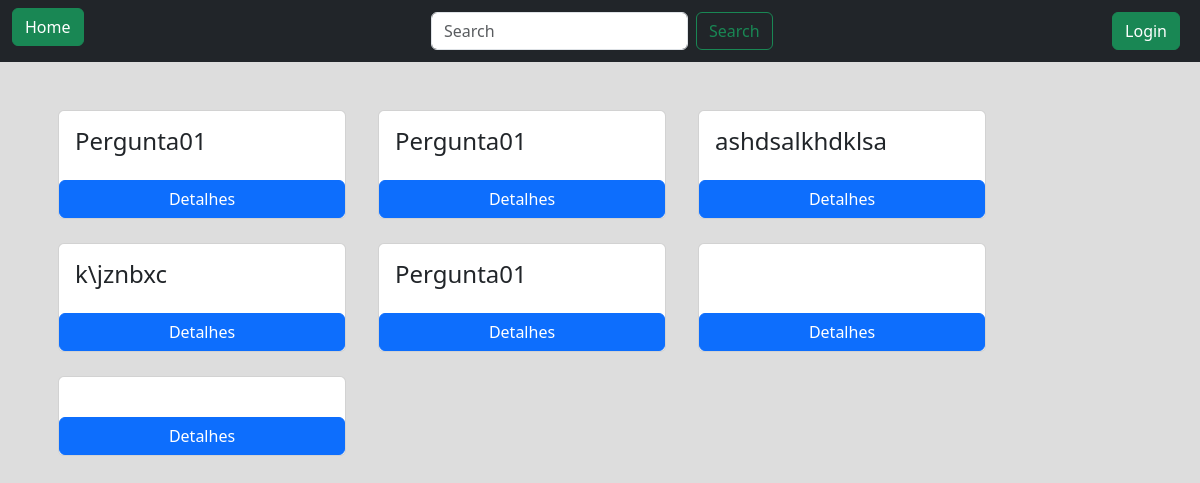
/, run on an earlier commit of the app's database.
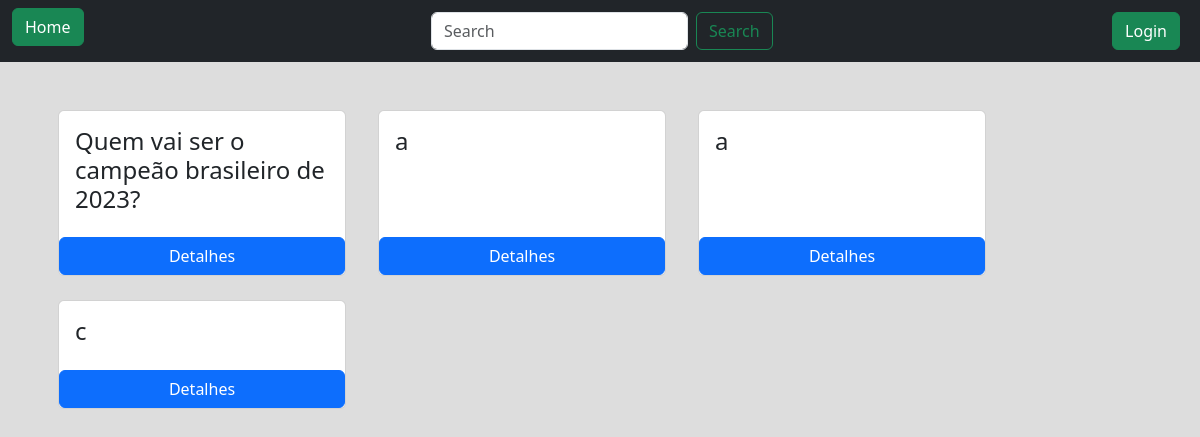
And on a later commit of the database.
### forms/models.py (models this page shows)
class Enquete(models.Model):
    pergunta = models.CharField(max_length=255)
    opcao1 = models.CharField(max_length=255)
    opcao2 = models.CharField(max_length=255)
    opcao3 = models.CharField(max_length=255)
    opcao4 = models.CharField(max_length=255)
    opcao5 = models.CharField(max_length=255)
    opcao6 = models.CharField(max_length=255)
    opcao1_resultado = models.IntegerField(default=0)
    opcao2_resultado = models.IntegerField(default=0)
    opcao3_resultado = models.IntegerField(default=0)
    opcao4_resultado = models.IntegerField(default=0)
    opcao5_resultado = models.IntegerField(default=0)
    opcao6_resultado = models.IntegerField(default=0)
    criador = models.ForeignKey(User, blank=False, on_delete=models.CASCADE)
    finalizado = models.BooleanField(default=True)

### forms/views.py (the view)
# urls.py: path('', views.index, name='home'),
def index(request):
    enquetes = Enquete.objects.all()
    return render(request, "pages/index.html", {'enquetes':enquetes})

### forms/templates/pages/index.html (shortened to what this page needs)
{% load static %}
<!DOCTYPE html>
<html lang="en">
  <head>
    <link
      rel="stylesheet"
      href="	https://cdn.jsdelivr.net/npm/bootstrap@5.3.2/dist/css/bootstrap.min.css"
    />
  </head>
  <body style="background-color: #ddd">
    <nav class="navbar navbar-expand-lg bg-dark">
      <div class="container-fluid">
        <div class="d-flex">
          <h5>
            <a class="btn btn-success me-2" href="{% url 'home' %}">Home</a>
          </h5>
        </div>
        <form class="d-flex" role="search" action="{% url 'buscar-enquete' %}">
          <input
            class="form-control me-2"
            type="search"
            placeholder="Search"
            aria-label="Search"
            name="q"
          />
          <button class="btn btn-outline-success" type="submit">Search</button>
        </form>
        <div class="d-flex">
          {% if request.user.is_authenticated %}
          <a class="btn btn-danger me-2" href="{% url 'logout' %}">Logout</a>
          {% else %}
          <a class="btn btn-success me-2" href="{% url 'login' %}">Login</a>
          {% endif %}
        </div>
      </div>
    </nav>
    {% if enquetes %}
    <main>
      <div class="container mt-5">
      <div class="d-flex flex-wrap">
        {% for enquete in enquetes %}
        <div class="card mb-4 mx-3" style="width: 18rem">
          <div class="card-body">
            <h4 class="pergunta">{{ enquete.pergunta }}</h4>
          </div>
          <a
            href="{% url 'detalhe-enquete' enquete.id %}"
            class="btn btn-primary"
            >Detalhes</a
          >
        </div>
        {% endfor %}
      </div>
      {% else %}
      <p>Desculpe! Nenhuma enquete encontrada.</p>
      {% endif %}
    </main>
  </body>
</html>

What changed in the data, as far as the page shows it:
removed Enquete: pergunta "Pergunta01"
removed Enquete: pergunta "Pergunta01"
removed Enquete: pergunta "ashdsalkhdklsa"
removed Enquete: pergunta "k\\jznbxc"
removed Enquete: pergunta "Pergunta01"
added Enquete: pergunta "Quem vai ser o campeão brasileiro de 2023?"
changed Enquete (number 2 of 4 on the later page): pergunta (not shown) → "a"
changed Enquete (number 3 of 4 on the later page): pergunta (not shown) → "a"
added Enquete: pergunta "c"
